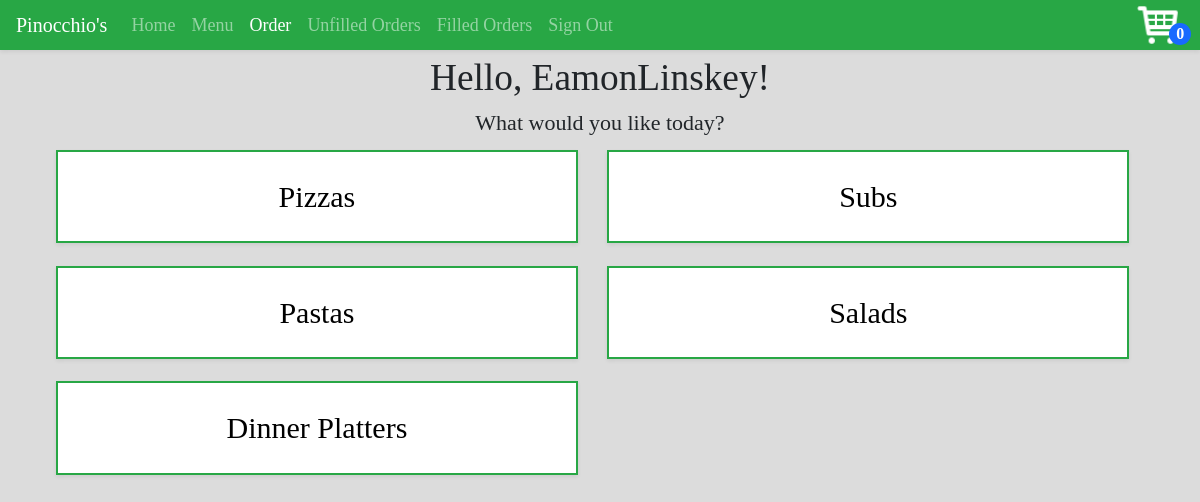
The app's page /orders (signed in) with its own data.
### orders/models.py (models this page shows)
class Food(models.Model):
	name = models.CharField(max_length=32)
	style = models.ManyToManyField(Style)
	def __str__(self):
   		return f'{self.name}'

### orders/views.py (the view)
# urls.py: path("orders", views.orders, name="orders"),
def orders(request):
	if request.user.is_authenticated:
		return render(request, "orders/orders.html", foodContext)
	else:
		return HttpResponseRedirect(reverse("signIn"))

### orders/templates/orders/orders.html
{% extends "orders/base.html" %}
{% block body %}
<div class="heading">Hello, {{ user.username }}!</div>
<div class="text-center greeting">What would you like today?</div>
<div class ="container">
	{% for food in foods %}
		{% url 'style' food as food_url %}
		<a class="food-link" href="{{food_url}}">
			<div class="food-container shadow-sm">
				<div class="text-center food-link">{{food}}</div>
			</div>
		</a>
	{% endfor %}
</div>
{% endblock %}

### orders/static/orders/styles/style.css (style rules this page uses)
.food-container { background-color: white; border: 2px solid #28a745; margin: 1%; width: 47%; padding: 2%; display: inline-block; }
.body { background-color: #DCDCDC; font-family: "Palatino"; }
.greeting { font-size: 22px; }
.heading { text-align: center; font-size: 28pt; }
.food-link { text-decoration: none !important; font-size: 30px; color: black; }

### records on screen
Food: name "Pizzas"
Food: name "Subs"
Food: name "Pastas"
Food: name "Salads"
Food: name "Dinner Platters"

### other values on screen
{{ user.username }} "EamonLinskey"
